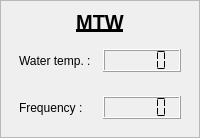
        <widget class="QFrame" name="verticalFrame_dpt_5">
         <property name="frameShape">
          <enum>QFrame::Shape::StyledPanel</enum>
         </property>
         <layout class="QVBoxLayout" name="verticalLayout_40">
          <property name="leftMargin">
           <number>9</number>
          </property>
          <property name="topMargin">
           <number>9</number>
          </property>
          <property name="rightMargin">
           <number>9</number>
          </property>
          <property name="bottomMargin">
           <number>9</number>
          </property>
          <item>
           <widget class="QLabel" name="label_117">
            <property name="sizePolicy">
             <sizepolicy hsizetype="Preferred" vsizetype="Maximum">
              <horstretch>0</horstretch>
              <verstretch>0</verstretch>
             </sizepolicy>
            </property>
            <property name="font">
             <font>
              <pointsize>15</pointsize>
              <bold>true</bold>
              <underline>true</underline>
             </font>
            </property>
            <property name="text">
             <string notr="true">MTW</string>
            </property>
            <property name="alignment">
             <set>Qt::AlignmentFlag::AlignCenter</set>
            </property>
           </widget>
          </item>
          <item>
           <layout class="QHBoxLayout" name="horizontalLayout_92">
            <property name="leftMargin">
             <number>9</number>
            </property>
            <property name="topMargin">
             <number>9</number>
            </property>
            <property name="rightMargin">
             <number>9</number>
            </property>
            <property name="bottomMargin">
             <number>9</number>
            </property>
            <item>
             <widget class="QLabel" name="label_waterTempUnit_mtw">
              <property name="text">
               <string>Water temp. :</string>
              </property>
             </widget>
            </item>
            <item>
             <widget class="QLCDNumber" name="lcdNumber_waterTemp_mtw">
              <property name="sizePolicy">
               <sizepolicy hsizetype="Minimum" vsizetype="Maximum">
                <horstretch>0</horstretch>
                <verstretch>0</verstretch>
               </sizepolicy>
              </property>
              <property name="segmentStyle">
               <enum>QLCDNumber::SegmentStyle::Flat</enum>
              </property>
             </widget>
            </item>
           </layout>
          </item>
          <item>
           <layout class="QHBoxLayout" name="horizontalLayout_94">
            <property name="leftMargin">
             <number>9</number>
            </property>
            <property name="topMargin">
             <number>9</number>
            </property>
            <property name="rightMargin">
             <number>9</number>
            </property>
            <property name="bottomMargin">
             <number>9</number>
            </property>
            <item>
             <widget class="QLabel" name="label_121">
              <property name="text">
               <string>Frequency :</string>
              </property>
             </widget>
            </item>
            <item>
             <widget class="QLCDNumber" name="lcdNumber_frequency_mtw">
              <property name="sizePolicy">
               <sizepolicy hsizetype="Minimum" vsizetype="Maximum">
                <horstretch>0</horstretch>
                <verstretch>0</verstretch>
               </sizepolicy>
              </property>
              <property name="frameShadow">
               <enum>QFrame::Shadow::Raised</enum>
              </property>
              <property name="smallDecimalPoint">
               <bool>false</bool>
              </property>
              <property name="digitCount">
               <number>5</number>
              </property>
              <property name="segmentStyle">
               <enum>QLCDNumber::SegmentStyle::Flat</enum>
              </property>
             </widget>
            </item>
           </layout>
          </item>
         </layout>
        </widget>
